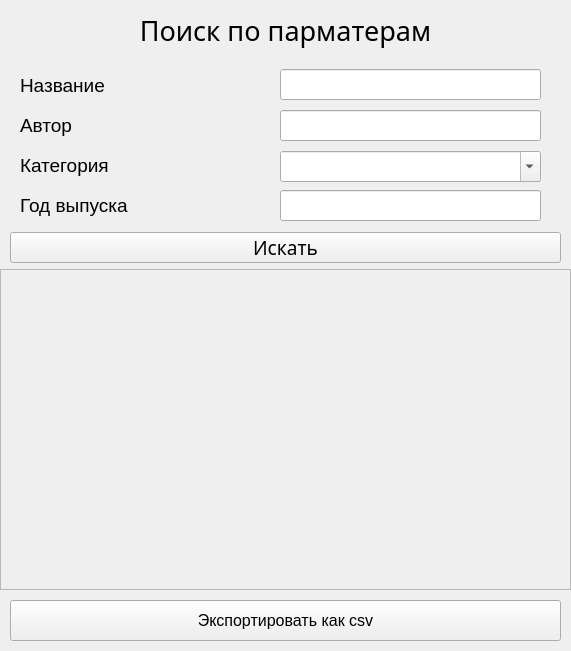
<?xml version="1.0" encoding="UTF-8"?>
<ui version="4.0">
 <class>Form</class>
 <widget class="QWidget" name="Form">
  <property name="geometry">
   <rect>
    <x>0</x>
    <y>0</y>
    <width>571</width>
    <height>651</height>
   </rect>
  </property>
  <property name="windowTitle">
   <string>Form</string>
  </property>
  <widget class="QLabel" name="label">
   <property name="geometry">
    <rect>
     <x>10</x>
     <y>10</y>
     <width>551</width>
     <height>41</height>
    </rect>
   </property>
   <property name="font">
    <font>
     <family>Sitka Heading</family>
     <pointsize>20</pointsize>
    </font>
   </property>
   <property name="text">
    <string>Поиск по парматерам</string>
   </property>
   <property name="alignment">
    <set>Qt::AlignCenter</set>
   </property>
  </widget>
  <widget class="QLabel" name="label_2">
   <property name="geometry">
    <rect>
     <x>20</x>
     <y>70</y>
     <width>251</width>
     <height>31</height>
    </rect>
   </property>
   <property name="font">
    <font>
     <pointsize>14</pointsize>
    </font>
   </property>
   <property name="text">
    <string>Название</string>
   </property>
  </widget>
  <widget class="QLabel" name="label_3">
   <property name="geometry">
    <rect>
     <x>20</x>
     <y>110</y>
     <width>251</width>
     <height>31</height>
    </rect>
   </property>
   <property name="font">
    <font>
     <pointsize>14</pointsize>
    </font>
   </property>
   <property name="text">
    <string>Автор</string>
   </property>
  </widget>
  <widget class="QLabel" name="label_4">
   <property name="geometry">
    <rect>
     <x>20</x>
     <y>150</y>
     <width>251</width>
     <height>31</height>
    </rect>
   </property>
   <property name="font">
    <font>
     <pointsize>14</pointsize>
    </font>
   </property>
   <property name="text">
    <string>Категория</string>
   </property>
  </widget>
  <widget class="QLabel" name="label_5">
   <property name="geometry">
    <rect>
     <x>20</x>
     <y>190</y>
     <width>251</width>
     <height>31</height>
    </rect>
   </property>
   <property name="font">
    <font>
     <pointsize>14</pointsize>
    </font>
   </property>
   <property name="text">
    <string>Год выпуска</string>
   </property>
  </widget>
  <widget class="QLineEdit" name="title_edit">
   <property name="geometry">
    <rect>
     <x>280</x>
     <y>69</y>
     <width>261</width>
     <height>31</height>
    </rect>
   </property>
   <property name="font">
    <font>
     <family>Sitka Subheading</family>
     <pointsize>14</pointsize>
    </font>
   </property>
   <property name="text">
    <string/>
   </property>
  </widget>
  <widget class="QLineEdit" name="author_edit">
   <property name="geometry">
    <rect>
     <x>280</x>
     <y>110</y>
     <width>261</width>
     <height>31</height>
    </rect>
   </property>
   <property name="font">
    <font>
     <family>Sitka Subheading</family>
     <pointsize>14</pointsize>
    </font>
   </property>
   <property name="text">
    <string/>
   </property>
  </widget>
  <widget class="QLineEdit" name="year_edit">
   <property name="geometry">
    <rect>
     <x>280</x>
     <y>190</y>
     <width>261</width>
     <height>31</height>
    </rect>
   </property>
   <property name="font">
    <font>
     <family>Sitka Subheading</family>
     <pointsize>14</pointsize>
    </font>
   </property>
   <property name="text">
    <string/>
   </property>
  </widget>
  <widget class="QComboBox" name="category_box">
   <property name="geometry">
    <rect>
     <x>280</x>
     <y>151</y>
     <width>261</width>
     <height>31</height>
    </rect>
   </property>
   <property name="editable">
    <bool>true</bool>
   </property>
  </widget>
  <widget class="QScrollArea" name="scroll_area">
   <property name="geometry">
    <rect>
     <x>0</x>
     <y>269</y>
     <width>571</width>
     <height>321</height>
    </rect>
   </property>
   <property name="widgetResizable">
    <bool>true</bool>
   </property>
   <widget class="QWidget" name="qwidget">
    <property name="geometry">
     <rect>
      <x>0</x>
      <y>0</y>
      <width>569</width>
      <height>319</height>
     </rect>
    </property>
   </widget>
  </widget>
  <widget class="QPushButton" name="search_button">
   <property name="geometry">
    <rect>
     <x>10</x>
     <y>232</y>
     <width>551</width>
     <height>31</height>
    </rect>
   </property>
   <property name="font">
    <font>
     <family>Sitka Subheading</family>
     <pointsize>14</pointsize>
    </font>
   </property>
   <property name="text">
    <string>Искать</string>
   </property>
  </widget>
  <widget class="QPushButton" name="csv_button">
   <property name="geometry">
    <rect>
     <x>10</x>
     <y>600</y>
     <width>551</width>
     <height>41</height>
    </rect>
   </property>
   <property name="font">
    <font>
     <pointsize>12</pointsize>
    </font>
   </property>
   <property name="text">
    <string>Экспортировать как csv</string>
   </property>
  </widget>
 </widget>
 <resources/>
 <connections/>
</ui>
